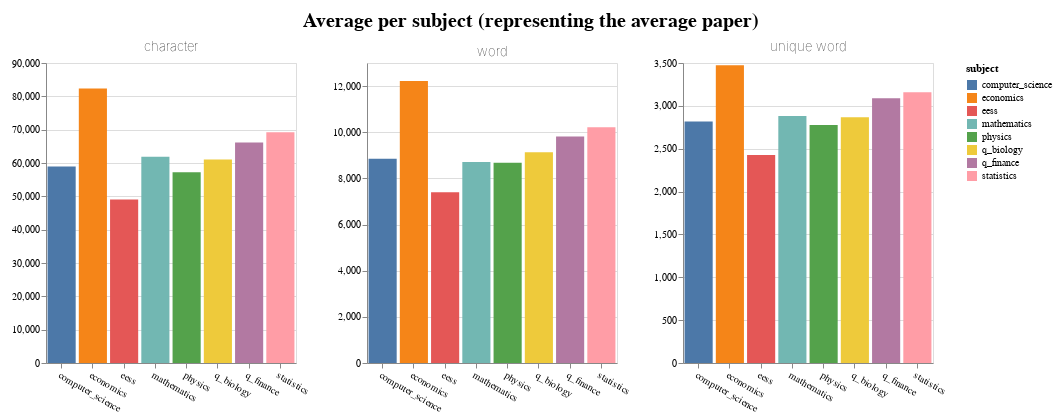

Write notebook code for a chart like this one.
### Code cell
overview_plot(['subject', 'char count mean', 'word count mean', 'unique word count mean'], 'Average per subject (representing the average paper)', ['character', 'word', 'unique word'])

### Figure 1 — Vega-Lite specification as saved in the notebook (floating-point values rounded to 4 significant figures)
{"config": {"view": {"continuousWidth": 400, "continuousHeight": 300}}, "hconcat": [{"data": {"name": "data-aad7f8f7e1ae4d27536fe2f73ddaa230"}, "mark": "bar", "encoding": {"color": {"field": "subject", "type": "nominal"}, "x": {"axis": {"labelAngle": 30}, "field": "subject", "title": null, "type": "nominal"}, "y": {"field": "char count mean", "title": null, "type": "quantitative"}}, "height": 300, "title": {"text": "character", "fontWeight": "lighter"}, "width": 250}, {"data": {"name": "data-aad7f8f7e1ae4d27536fe2f73ddaa230"}, "mark": "bar", "encoding": {"color": {"field": "subject", "type": "nominal"}, "x": {"axis": {"labelAngle": 30}, "field": "subject", "title": null, "type": "nominal"}, "y": {"field": "word count mean", "title": null, "type": "quantitative"}}, "height": 300, "title": {"text": "word", "fontWeight": "lighter"}, "width": 250}, {"data": {"name": "data-aad7f8f7e1ae4d27536fe2f73ddaa230"}, "mark": "bar", "encoding": {"color": {"field": "subject", "type": "nominal"}, "x": {"axis": {"labelAngle": 30}, "field": "subject", "title": null, "type": "nominal"}, "y": {"field": "unique word count mean", "title": null, "type": "quantitative"}}, "height": 300, "title": {"text": "unique word", "fontWeight": "lighter"}, "width": 250}], "padding": {"top": 10, "left": 10, "right": 10}, "title": {"text": "Average per subject (representing the average paper)", "anchor": "middle", "fontSize": 20, "fontWeight": "bold", "lineHeight": 10, "offset": 10}, "$schema": "https://vega.github.io/schema/vega-lite/v4.17.0.json", "datasets": {"data-aad7f8f7e1ae4d27536fe2f73ddaa230": [{"subject": "eess", "char count mean": 49020.0, "word count mean": 7398.0, "unique word count mean": 2427.0}, {"subject": "mathematics", "char count mean": 61910.0, "word count mean": 8714.0, "unique word count mean": 2882.0}, {"subject": "statistics", "char count mean": 69210.0, "word count mean": 10220.0, "unique word count mean": 3159.0}, {"subject": "physics", "char count mean": 57210.0, "word count mean": 8680.0, "unique word count mean": 2778.0}, {"subject": "q_finance", "char count mean": 66180.0, "word count mean": 9814.0, "unique word count mean": 3089.0}, {"subject": "q_biology", "char count mean": 61020.0, "word count mean": 9128.0, "unique word count mean": 2867.0}, {"subject": "computer_science", "char count mean": 58980.0, "word count mean": 8853.0, "unique word count mean": 2818.0}, {"subject": "economics", "char count mean": 82320.0, "word count mean": 12220.0, "unique word count mean": 3475.0}]}}
